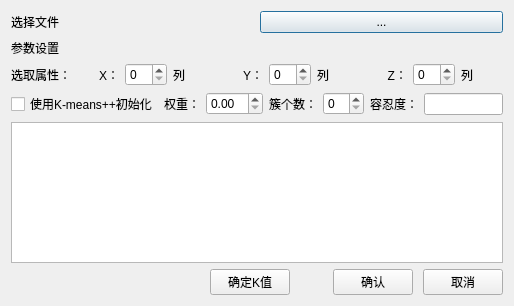
<?xml version="1.0" encoding="UTF-8"?>
<ui version="4.0">
 <class>Dialog</class>
 <widget class="QDialog" name="Dialog">
  <property name="geometry">
   <rect>
    <x>0</x>
    <y>0</y>
    <width>514</width>
    <height>306</height>
   </rect>
  </property>
  <property name="windowTitle">
   <string>Dialog</string>
  </property>
  <layout class="QVBoxLayout" name="verticalLayout">
   <item>
    <layout class="QHBoxLayout" name="horizontalLayout_2">
     <item>
      <widget class="QLabel" name="label">
       <property name="text">
        <string>选择文件</string>
       </property>
      </widget>
     </item>
     <item>
      <widget class="QPushButton" name="chooseFile">
       <property name="text">
        <string>...</string>
       </property>
      </widget>
     </item>
    </layout>
   </item>
   <item>
    <layout class="QHBoxLayout" name="horizontalLayout_3">
     <item>
      <widget class="QLabel" name="label_2">
       <property name="text">
        <string>参数设置</string>
       </property>
      </widget>
     </item>
    </layout>
   </item>
   <item>
    <layout class="QHBoxLayout" name="horizontalLayout_4">
     <item>
      <widget class="QLabel" name="label_3">
       <property name="text">
        <string>选取属性：</string>
       </property>
      </widget>
     </item>
     <item>
      <widget class="QLabel" name="label_4">
       <property name="text">
        <string>X：</string>
       </property>
       <property name="alignment">
        <set>Qt::AlignRight|Qt::AlignTrailing|Qt::AlignVCenter</set>
       </property>
      </widget>
     </item>
     <item>
      <widget class="QSpinBox" name="x"/>
     </item>
     <item>
      <widget class="QLabel" name="label_5">
       <property name="text">
        <string>列</string>
       </property>
      </widget>
     </item>
     <item>
      <widget class="QLabel" name="label_6">
       <property name="text">
        <string>Y：</string>
       </property>
       <property name="alignment">
        <set>Qt::AlignRight|Qt::AlignTrailing|Qt::AlignVCenter</set>
       </property>
      </widget>
     </item>
     <item>
      <widget class="QSpinBox" name="y"/>
     </item>
     <item>
      <widget class="QLabel" name="label_7">
       <property name="text">
        <string>列</string>
       </property>
      </widget>
     </item>
     <item>
      <widget class="QLabel" name="label_8">
       <property name="text">
        <string>Z：</string>
       </property>
       <property name="alignment">
        <set>Qt::AlignRight|Qt::AlignTrailing|Qt::AlignVCenter</set>
       </property>
      </widget>
     </item>
     <item>
      <widget class="QSpinBox" name="z"/>
     </item>
     <item>
      <widget class="QLabel" name="label_9">
       <property name="text">
        <string>列</string>
       </property>
      </widget>
     </item>
    </layout>
   </item>
   <item>
    <layout class="QHBoxLayout" name="horizontalLayout_6">
     <item>
      <widget class="QCheckBox" name="cb">
       <property name="text">
        <string>使用K-means++初始化</string>
       </property>
      </widget>
     </item>
     <item>
      <widget class="QLabel" name="label_10">
       <property name="text">
        <string>权重：</string>
       </property>
       <property name="alignment">
        <set>Qt::AlignRight|Qt::AlignTrailing|Qt::AlignVCenter</set>
       </property>
      </widget>
     </item>
     <item>
      <widget class="QDoubleSpinBox" name="sbweights"/>
     </item>
     <item>
      <widget class="QLabel" name="label_11">
       <property name="text">
        <string>簇个数：</string>
       </property>
       <property name="alignment">
        <set>Qt::AlignRight|Qt::AlignTrailing|Qt::AlignVCenter</set>
       </property>
      </widget>
     </item>
     <item>
      <widget class="QSpinBox" name="sbk"/>
     </item>
     <item>
      <widget class="QLabel" name="label_12">
       <property name="text">
        <string>容忍度：</string>
       </property>
       <property name="alignment">
        <set>Qt::AlignRight|Qt::AlignTrailing|Qt::AlignVCenter</set>
       </property>
      </widget>
     </item>
     <item>
      <widget class="QLineEdit" name="le"/>
     </item>
    </layout>
   </item>
   <item>
    <widget class="QPlainTextEdit" name="log"/>
   </item>
   <item>
    <layout class="QHBoxLayout" name="horizontalLayout" stretch="6,1,1,1,1">
     <property name="spacing">
      <number>10</number>
     </property>
     <item>
      <spacer name="horizontalSpacer">
       <property name="orientation">
        <enum>Qt::Horizontal</enum>
       </property>
       <property name="sizeHint" stdset="0">
        <size>
         <width>40</width>
         <height>20</height>
        </size>
       </property>
      </spacer>
     </item>
     <item>
      <widget class="QPushButton" name="btnk">
       <property name="text">
        <string>确定K值</string>
       </property>
      </widget>
     </item>
     <item>
      <spacer name="horizontalSpacer_2">
       <property name="orientation">
        <enum>Qt::Horizontal</enum>
       </property>
       <property name="sizeHint" stdset="0">
        <size>
         <width>40</width>
         <height>20</height>
        </size>
       </property>
      </spacer>
     </item>
     <item>
      <widget class="QPushButton" name="btnok">
       <property name="text">
        <string>确认</string>
       </property>
      </widget>
     </item>
     <item>
      <widget class="QPushButton" name="btncancel">
       <property name="text">
        <string>取消</string>
       </property>
      </widget>
     </item>
    </layout>
   </item>
  </layout>
 </widget>
 <resources/>
 <connections/>
</ui>
